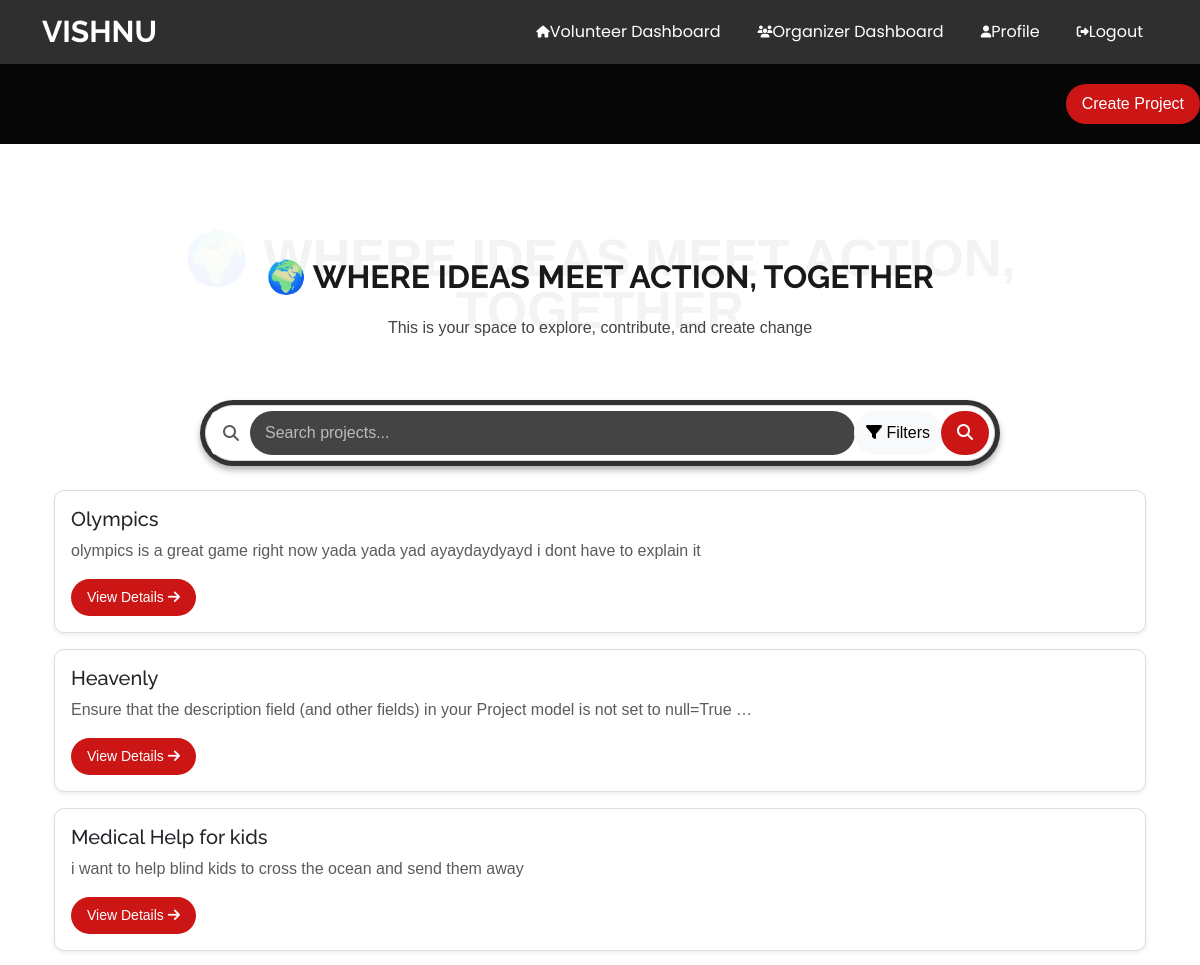
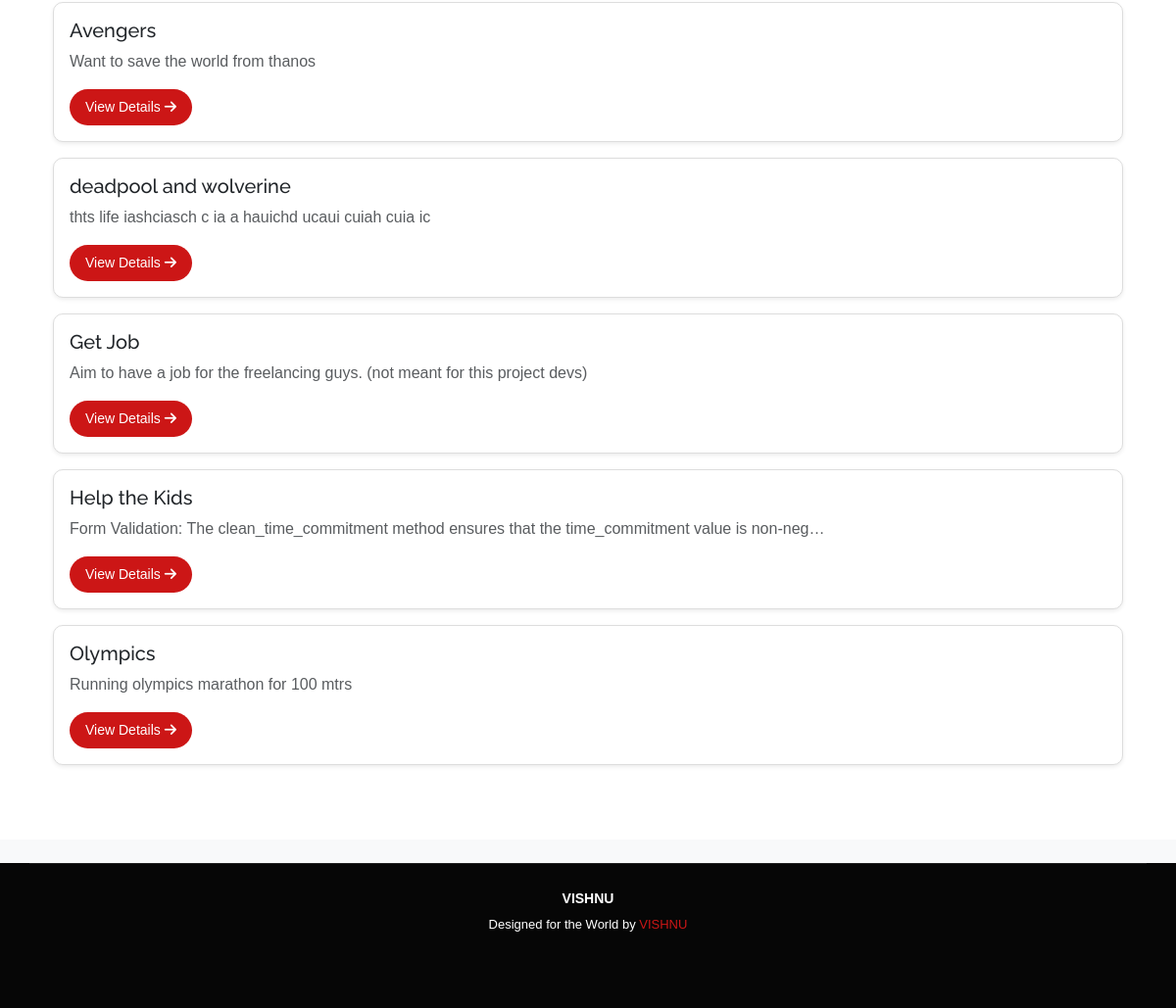
/projects/ (signed in), run on the app's committed database (2 pictures, top to bottom).
### projects/models.py (models this page shows)
class Project(models.Model):
    title = models.CharField(max_length=200)
    description = models.TextField()
    location = models.CharField(max_length=200)
    skills_required = (
        models.TextField()
    )  # Changed from CharField to allow longer text if needed
    time_commitment = models.IntegerField()  # Changed from CharField to IntegerField
    created_by = models.ForeignKey(
        settings.AUTH_USER_MODEL,
        related_name="created_projects",
        on_delete=models.CASCADE,
    )
    created_at = models.DateTimeField(default=timezone.now)
    volunteers = models.ManyToManyField(
        settings.AUTH_USER_MODEL, related_name="volunteered_projects", blank=True
    )
    created_at = models.DateTimeField(default=timezone.now)
    is_approved = models.BooleanField(default=False)  # Admin must approve projects
    def __str__(self):
        return self.title

### projects/views.py (the view)
# urls.py: path('', project_list_view, name='project_list'),
@login_required(login_url='login')
def project_list_view(request):
    query = request.GET.get("q", "").strip()
    project_name = request.GET.get("project_name", "").strip()
    location = request.GET.get("location", "").strip()
    description = request.GET.get("description", "").strip()
    skills_required = request.GET.get("skills_required", "").strip()
    time_commitment = request.GET.get("time_commitment", None)
    projects = Project.objects.all()
    filter_conditions = Q()
    if query:
        filter_conditions |= Q(title__icontains=query)
    if project_name:
        filter_conditions |= Q(title__icontains=project_name)
    if location:
        filter_conditions |= Q(location__icontains=location)
    if description:
        filter_conditions |= Q(description__icontains=description)
    if skills_required:
        filter_conditions |= Q(skills_required__icontains=skills_required)
    if time_commitment and time_commitment.isdigit():
        filter_conditions |= Q(time_commitment__lte=int(time_commitment))
    if filter_conditions:
        projects = projects.filter(filter_conditions)
    print("Filtered Projects:", projects)  # Debugging line
    print("Queryset Count:", projects.count())  # Debugging line
    return render(request, "projects/project_list.html", {"projects": projects})

### projects/templates/projects/project_list.html (shortened to what this page needs)
{% extends 'base.html' %}
{% load static %}
{% block content %}
<div class="container mt-4">
    <div class="container section-title" data-aos="fade-up">
        <span>🌍 Where Ideas Meet Action, Together<br></span>
        <h2>🌍 Where Ideas Meet Action, Together<br></h2>
        <p>This is your space to explore, contribute, and create change</p>
      </div>
      <form method="GET" id="search-form">
        <div class="search-bar mb-4 position-relative">
            <div class="input-group rounded-pill shadow-sm">
                <span class="input-group-text bg-white border-0">
                    <i class="fas fa-search text-muted"></i>
                </span>
                <input type="search" name="q" id="search-input" class="form-control border-0" placeholder="Search projects..." value="{{ request.GET.q }}">
                <button type="button" class="btn btn-light border-0 rounded-pill" id="filter-btn">
                    <i class="fas fa-filter"></i> Filters
                </button>
                <button type="submit" class="btn btn-primary border-0 rounded-pill">
                    <i class="fas fa-search"></i>
                </button>
            </div>
        </div>
    </form>
    <div id="project-container">
        {% if projects %}
        <div class="row">
            <div class="col-12">
                {% for project in projects %}
                <div class="card shadow-sm project-card mb-3">
                    <div class="card-body">
                        <h5 class="card-title">{{ project.title }}</h5>
                        <p class="card-text text-muted">{{ project.description|truncatechars:100 }}</p>
                        <a href="{% url 'projects:project_detail' project.id %}" class="btn btn-primary btn-sm">
                            View Details <i class="fas fa-arrow-right"></i>
                        </a>
                    </div>
                </div>
                {% endfor %}
            </div>
        </div>
        {% else %}
        <div class="alert alert-info text-center">
            <i class="fas fa-folder-open"></i> No projects found.
        </div>
        {% endif %}
    </div>
</div>
{% endblock %}

### templates/base.html (shortened to what this page needs)
{% load static %}
<!DOCTYPE html>
<html lang="en">
<head>
  <link href="{% static 'vendor/bootstrap/css/bootstrap.min.css' %}" rel="stylesheet">
  <link href="{% static 'vendor/bootstrap-icons/bootstrap-icons.css' %}" rel="stylesheet">
  <link href="{% static 'vendor/aos/aos.css' %}" rel="stylesheet">
  <link href="{% static 'vendor/swiper/swiper-bundle.min.css' %}" rel="stylesheet">
  <link href="{% static 'vendor/glightbox/css/glightbox.min.css' %}" rel="stylesheet">
  <link href="https://cdn.jsdelivr.net/npm/bootstrap@5.3.0/dist/css/bootstrap.min.css" rel="stylesheet">
  <link href="https://cdnjs.cloudflare.com/ajax/libs/font-awesome/6.0.0-beta3/css/all.min.css" rel="stylesheet">
<link rel="stylesheet" href="https://cdnjs.cloudflare.com/ajax/libs/font-awesome/6.4.2/css/all.min.css">
  <link rel="stylesheet" href="{% static 'css/main.css' %}">
  <link rel="stylesheet" href="{% static 'projects/css/styles.css' %}">
</head>
<body class="starter-page-page">
  <header id="header" class="header sticky-top">
    <div class="branding d-flex align-items-center">
      <div class="container position-relative d-flex align-items-center justify-content-between">
        <a href="{% url 'projects:project_list' %}"class="logo d-flex align-items-center">
          <h1 class="sitename">VISHNU</h1>
        </a>
        <nav id="navmenu" class="navmenu">
          <ul>
            <li><a href="{% url 'volunteer_dashboard' %}"> Volunteer Dashboard</a></li>
            <li><a href="{% url 'organiser_dashboard' %}"> Organizer Dashboard</a></li>
            <li><a href="{% url 'profile' %}"> Profile</a></li>
            <li><a href="{% url 'logout' %}"> Logout</a></li>
          </ul>
        </nav>
      </div>
    </div>
  </header>
  <main class="main">
    <div class="page-title dark-background d-flex justify-content-between align-items-center" data-aos="fade">
      <a href="{% url 'projects:create_project' %}" class="btn btn-primary" id="create-project-btn">Create Project</a>
  </div>
    <section id="starter-section" class="starter-section section">
      <div class="container" data-aos="fade-up">
        {% block content %}{% endblock %}
      </div>
    </section>
  </main>
  <footer id="footer" class="footer position-relative dark-background">
    <div class="container copyright text-center mt-4">
      <p> <strong class="px-1 sitename">VISHNU</strong> </p>
      <div class="credits">
        Designed for the World by <a href="#">VISHNU</a>
      </div>
    </div>
  </footer>
</body>
</html>

### static/css/main.css (style rules this page uses)
:root { --default-font: "Open Sans", system-ui, -apple-system, "Segoe UI", Roboto, "Helvetica Neue", Arial, "Noto Sans", "Liberation Sans", sans-serif, "Apple Color Emoji", "Segoe UI Emoji", "Segoe UI Symbol", "Noto Color Emoji"; --heading-font: "Raleway", sans-serif; --nav-font: "Poppins", sans-serif; }
:root { --background-color: #ffffff; --default-color: #444444; --heading-color: #191919; --accent-color: #cc1616; --surface-color: #ffffff; --contrast-color: #ffffff; }
:root { --nav-color: #ffffff; --nav-hover-color: #cc1616; --nav-mobile-background-color: #ffffff; --nav-dropdown-background-color: #ffffff; --nav-dropdown-color: #212529; --nav-dropdown-hover-color: #cc1616; }
.dark-background { --background-color: #060606; --default-color: #ffffff; --heading-color: #ffffff; --surface-color: #252525; --contrast-color: #ffffff; }
:root { scroll-behavior: smooth; }
body { color: var(--default-color); background-color: var(--background-color); font-family: var(--default-font); }
a { color: var(--accent-color); text-decoration: none; transition: 0.3s; }
h1, h2, h3, h4, h5, h6 { color: var(--heading-color); font-family: var(--heading-font); }
.header { --background-color: #242424; --default-color: #ffffff; --heading-color: #ffffff; --contrast-color: #ffffff; color: var(--default-color); transition: all 0.5s; z-index: 997; background-color: var(--background-color); }
.header .branding { background-color: color-mix(in srgb, var(--default-color), transparent 95%); min-height: 50px; }
.header .logo { line-height: 1; }
.header .logo h1 { font-size: 30px; margin: 0; font-weight: 700; text-transform: uppercase; color: var(--heading-color); }
@media (min-width: 1200px) { .navmenu { padding: 0; } }
@media (min-width: 1200px) { .navmenu ul { margin: 0; padding: 0; display: flex; list-style: none; align-items: center; } }
@media (min-width: 1200px) { .navmenu li { position: relative; } }
@media (min-width: 1200px) { .navmenu a, .navmenu a:focus { color: var(--nav-color); padding: 20px 15px; margin-left: 2px; font-size: 16px; font-family: var(--nav-font); font-weight: 400; display: flex; align-items: center; justify-content: space-between; white-space: nowrap; transition: 0.3s; } }
.footer { color: var(--default-color); background-color: var(--background-color); font-size: 14px; padding-bottom: 50px; position: relative; }
.footer .copyright { padding-top: 25px; padding-bottom: 25px; border-top: 1px solid color-mix(in srgb, var(--default-color), transparent 90%); }
.footer .copyright p { margin-bottom: 0; }
.footer .credits { margin-top: 6px; font-size: 13px; }
.page-title { color: var(--default-color); background-color: var(--background-color); padding: 20px 0; position: relative; }
section, .section { color: var(--default-color); background-color: var(--background-color); padding: 60px 0; scroll-margin-top: 100px; overflow: clip; }
.section-title { text-align: center; padding: 30px 0; margin-bottom: 30px; position: relative; }
.section-title h2 { font-size: 32px; font-weight: 700; text-transform: uppercase; margin-bottom: 20px; padding-bottom: 0; position: relative; z-index: 2; }
.section-title span { position: absolute; top: 4px; color: color-mix(in srgb, var(--heading-color), transparent 95%); left: 0; right: 0; z-index: 1; font-weight: 700; font-size: 52px; text-transform: uppercase; line-height: 1; }
.section-title p { margin-bottom: 0; position: relative; z-index: 2; }

### data on the page
Project: title "Olympics", description "olympics is a great game right now yada yada yad ayaydaydyayd i dont have to explain it"
Project: title "Heavenly", description "Ensure that the description field (and other fields) in your Project model is not set to null=True …"
Project: title "Medical Help for kids", description "i want to help blind kids to cross the ocean and send them away"
Project: title "Avengers", description "Want to save the world from thanos"
Project: title "deadpool and wolverine", description "thts life iashciasch c ia a hauichd ucaui cuiah cuia ic"
Project: title "Get Job", description "Aim to have a job for the freelancing guys. (not meant for this project devs)"
Project: title "Help the Kids", description "Form Validation: The clean_time_commitment method ensures that the time_commitment value is non-neg…"
Project: title "Olympics", description "Running olympics marathon for 100 mtrs"
